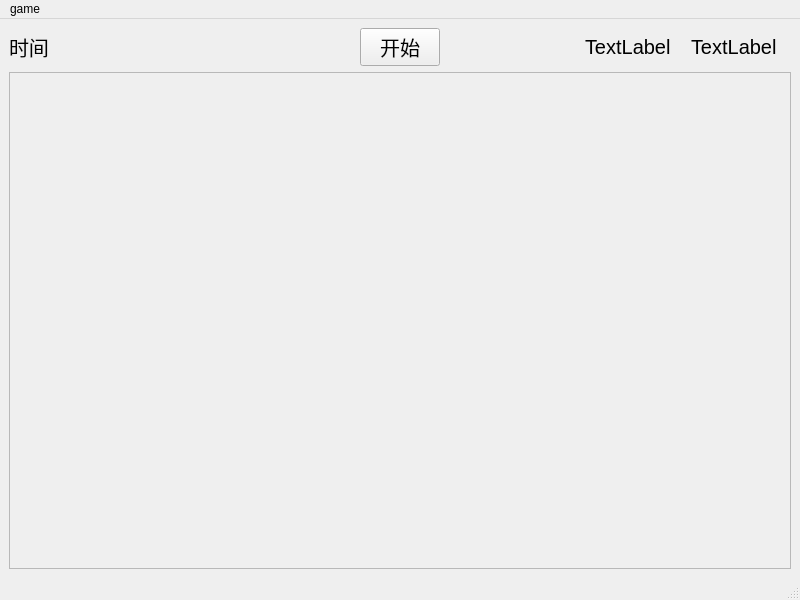
<?xml version="1.0" encoding="UTF-8"?>
<ui version="4.0">
 <class>MainWindow</class>
 <widget class="QMainWindow" name="MainWindow">
  <property name="geometry">
   <rect>
    <x>0</x>
    <y>0</y>
    <width>800</width>
    <height>600</height>
   </rect>
  </property>
  <property name="windowTitle">
   <string>MainWindow</string>
  </property>
  <widget class="QWidget" name="centralwidget">
   <layout class="QGridLayout" name="gridLayout_2">
    <item row="0" column="1">
     <layout class="QGridLayout" name="gridLayout">
      <item row="6" column="0" colspan="7">
       <widget class="QFrame" name="frame">
        <property name="frameShape">
         <enum>QFrame::StyledPanel</enum>
        </property>
        <property name="frameShadow">
         <enum>QFrame::Raised</enum>
        </property>
       </widget>
      </item>
      <item row="3" column="1">
       <widget class="QLabel" name="label_time">
        <property name="sizePolicy">
         <sizepolicy hsizetype="Fixed" vsizetype="Preferred">
          <horstretch>0</horstretch>
          <verstretch>0</verstretch>
         </sizepolicy>
        </property>
        <property name="minimumSize">
         <size>
          <width>100</width>
          <height>0</height>
         </size>
        </property>
        <property name="font">
         <font>
          <pointsize>15</pointsize>
         </font>
        </property>
        <property name="text">
         <string/>
        </property>
       </widget>
      </item>
      <item row="3" column="0">
       <widget class="QLabel" name="label">
        <property name="sizePolicy">
         <sizepolicy hsizetype="Fixed" vsizetype="Preferred">
          <horstretch>0</horstretch>
          <verstretch>0</verstretch>
         </sizepolicy>
        </property>
        <property name="minimumSize">
         <size>
          <width>100</width>
          <height>0</height>
         </size>
        </property>
        <property name="font">
         <font>
          <pointsize>15</pointsize>
         </font>
        </property>
        <property name="text">
         <string>时间</string>
        </property>
       </widget>
      </item>
      <item row="3" column="6">
       <widget class="QLabel" name="label_2">
        <property name="sizePolicy">
         <sizepolicy hsizetype="Fixed" vsizetype="Preferred">
          <horstretch>0</horstretch>
          <verstretch>0</verstretch>
         </sizepolicy>
        </property>
        <property name="minimumSize">
         <size>
          <width>100</width>
          <height>0</height>
         </size>
        </property>
        <property name="font">
         <font>
          <pointsize>15</pointsize>
         </font>
        </property>
        <property name="text">
         <string>TextLabel</string>
        </property>
       </widget>
      </item>
      <item row="3" column="5">
       <widget class="QLabel" name="label_4">
        <property name="sizePolicy">
         <sizepolicy hsizetype="Fixed" vsizetype="Preferred">
          <horstretch>0</horstretch>
          <verstretch>0</verstretch>
         </sizepolicy>
        </property>
        <property name="minimumSize">
         <size>
          <width>100</width>
          <height>0</height>
         </size>
        </property>
        <property name="font">
         <font>
          <pointsize>15</pointsize>
         </font>
        </property>
        <property name="text">
         <string>TextLabel</string>
        </property>
       </widget>
      </item>
      <item row="3" column="2">
       <spacer name="horizontalSpacer">
        <property name="orientation">
         <enum>Qt::Horizontal</enum>
        </property>
        <property name="sizeHint" stdset="0">
         <size>
          <width>40</width>
          <height>20</height>
         </size>
        </property>
       </spacer>
      </item>
      <item row="3" column="3">
       <widget class="QPushButton" name="pushButton">
        <property name="font">
         <font>
          <pointsize>15</pointsize>
         </font>
        </property>
        <property name="text">
         <string>开始</string>
        </property>
       </widget>
      </item>
      <item row="3" column="4">
       <spacer name="horizontalSpacer_2">
        <property name="orientation">
         <enum>Qt::Horizontal</enum>
        </property>
        <property name="sizeHint" stdset="0">
         <size>
          <width>40</width>
          <height>20</height>
         </size>
        </property>
       </spacer>
      </item>
     </layout>
    </item>
   </layout>
  </widget>
  <widget class="QMenuBar" name="menubar">
   <property name="geometry">
    <rect>
     <x>0</x>
     <y>0</y>
     <width>800</width>
     <height>23</height>
    </rect>
   </property>
   <widget class="QMenu" name="menugame">
    <property name="title">
     <string>game</string>
    </property>
    <addaction name="actionsetting"/>
   </widget>
   <addaction name="menugame"/>
  </widget>
  <widget class="QStatusBar" name="statusbar"/>
  <action name="actionsetting">
   <property name="enabled">
    <bool>true</bool>
   </property>
   <property name="text">
    <string>setting</string>
   </property>
  </action>
 </widget>
 <resources/>
 <connections/>
</ui>
